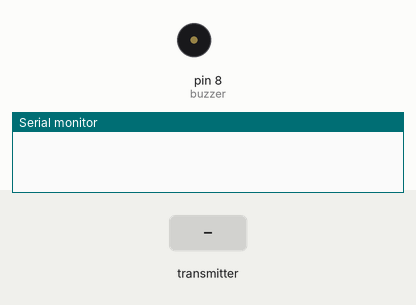
This sketch was run on a simulated Arduino Uno, built with avr-gcc and run on an emulated ATmega328P. Shown: buzzer (waves = sounding), the last lines printed to the serial monitor. Inputs (shaded band) come from the test bench. No radio packets arrive unless stated.

Above: at 1.2 s.
1.3 s: the transmitter starts sending tonefreq = 256
At 1.45 s:
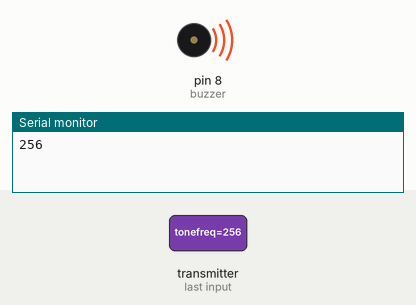
4.3 s: the transmitter starts sending tonefreq = 0
At 5.4 s:
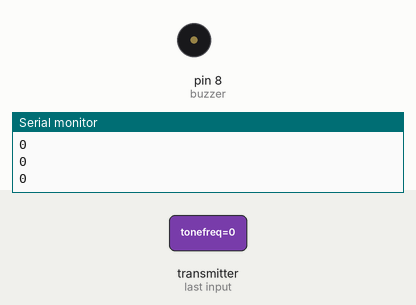
5.9 s: the transmitter starts sending tonefreq = 512
At 6.35 s:
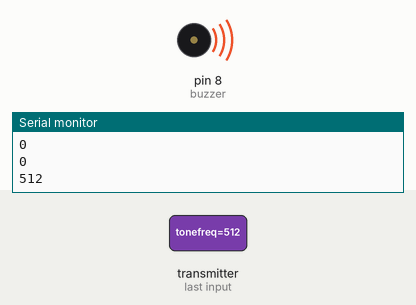
Timing chart, 0 to 14.9 s (numbered marks = the images above; inputs shaded):
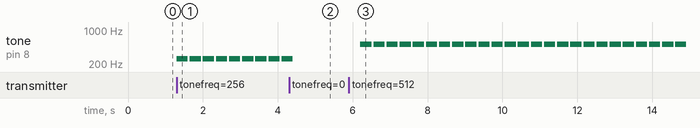

The sketch:

TransceiverPlaySound.ino
```cpp
/*
 * Transciever Blink Program
 * Switch is read on the TX module. If switch is pressed, send value to RX.
 * RX will light LED when value is recieved
 * A. Greentree, 6/23/17
 */

#include <SPI.h>
#include "nRF24L01.h"
#include "RF24.h"
#include "printf.h"


// Set up nRF24L01 radio on SPI bus plus pins 9 & 10

int tonefreq;

// Radio pipe addresses for the 2 nodes to communicate.
RF24 radio(9,10);
const uint64_t pipe=0xF0F0F0F0E1LL;

int buzzer=8;

void setup(void)
{
 Serial.begin(57600);
 //Serial.println("Start");
 radio.begin();
 radio.setChannel(120);
 radio.openReadingPipe(1,pipe);
 radio.startListening();
 pinMode(buzzer, OUTPUT);}

void loop(void){
 // Serial.println(msg[0]);
 if (radio.available()){
   bool done = false;
   while (!done){
     done = radio.read(&tonefreq, sizeof(tonefreq));
     Serial.println(tonefreq);
     tone(buzzer, tonefreq);
     delay(300);
     noTone(buzzer);
     delay(50);
   }
 }
 //else{Serial.println("No radio available");}
}
```

Measured:
- after the input at 1.3 s, tone on pin 8 (buzzer): alternates 256 Hz for 0.30 s and silent for 0.05 s, starting at once
- after the input at 4.3 s, tone on pin 8 (buzzer): goes on until 4.4 s, then stays silent
- after the input at 5.9 s, tone on pin 8 (buzzer): alternates 512 Hz for 0.30 s and silent for 0.05 s, starting after 0.31 s
